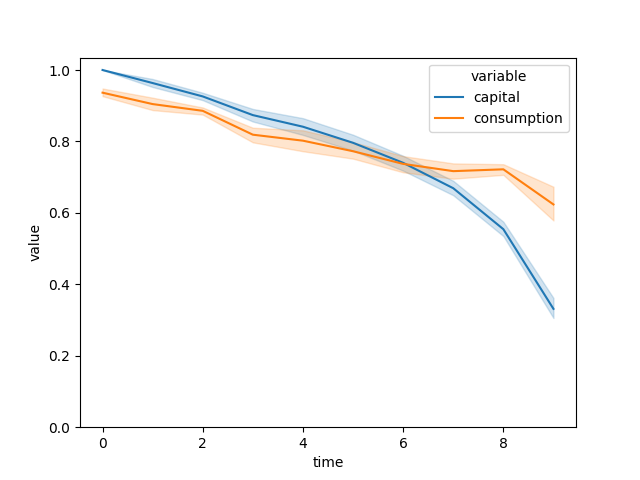

Here is the Python script that generated this plot:
from os.path import exists

import matplotlib.pyplot as plt
import pandas as pd
import seaborn as sns
from stable_baselines3 import PPO

from dsge.classical.capital_accumulation import CapitalAccumulation
from dsge.rl import CapitalAccumulationRL


def uncertainty_plot(df):
    plot_df = pd.melt(df, id_vars=['time', 'run'], value_vars=['capital', 'consumption'])
    plt.figure()
    gfg = sns.lineplot(data=plot_df, x='time', y='value', hue='variable')
    gfg.set_ylim(bottom=0)


def train(env, model_name='capital_accumulation_demo', total_timesteps=200000):
    model = PPO("MlpPolicy", env, verbose=1, tensorboard_log='./log/', gamma=env.beta, seed=42).learn(
        total_timesteps=total_timesteps)
    model.save(model_name)


def run_model(env, model):
    obs = env.reset()
    dones = False
    while not dones:
        action, _states = model.predict(obs)
        obs, rewards, dones, info = env.step(action)
    df = env._history()
    print(f"total utility: {env.total_utility(env.c)}")
    return df


def evaluate_rl(env, runs=10, model_name='capital_accumulation_demo'):
    model = PPO.load(model_name, env=env)
    dfs = []
    for i in range(runs):
        df = run_model(env, model)
        df['run'] = i
        dfs.append(df)
    df = pd.concat(dfs)
    uncertainty_plot(df)


def evaluate_classical(env):
    env.solve()
    print(f"total utility: {env.total_utility(env.c)}")
    env.render()


def main(retrain=False, model_name='capital_accumulation_demo', **kwargs):
    env = CapitalAccumulationRL(**kwargs)
    if retrain:
        train(env, model_name=model_name)
    else:
        if not exists(f"{model_name}.zip"):
            train(env, model_name=model_name)
    evaluate_rl(env, runs=10)
    plt.savefig('capital_accumulation.png')
    classical = CapitalAccumulation(**kwargs)
    evaluate_classical(classical)
    plt.savefig('capital_accumulation_classical.png')
    plt.show(block=True)


if __name__ == '__main__':
    main()
